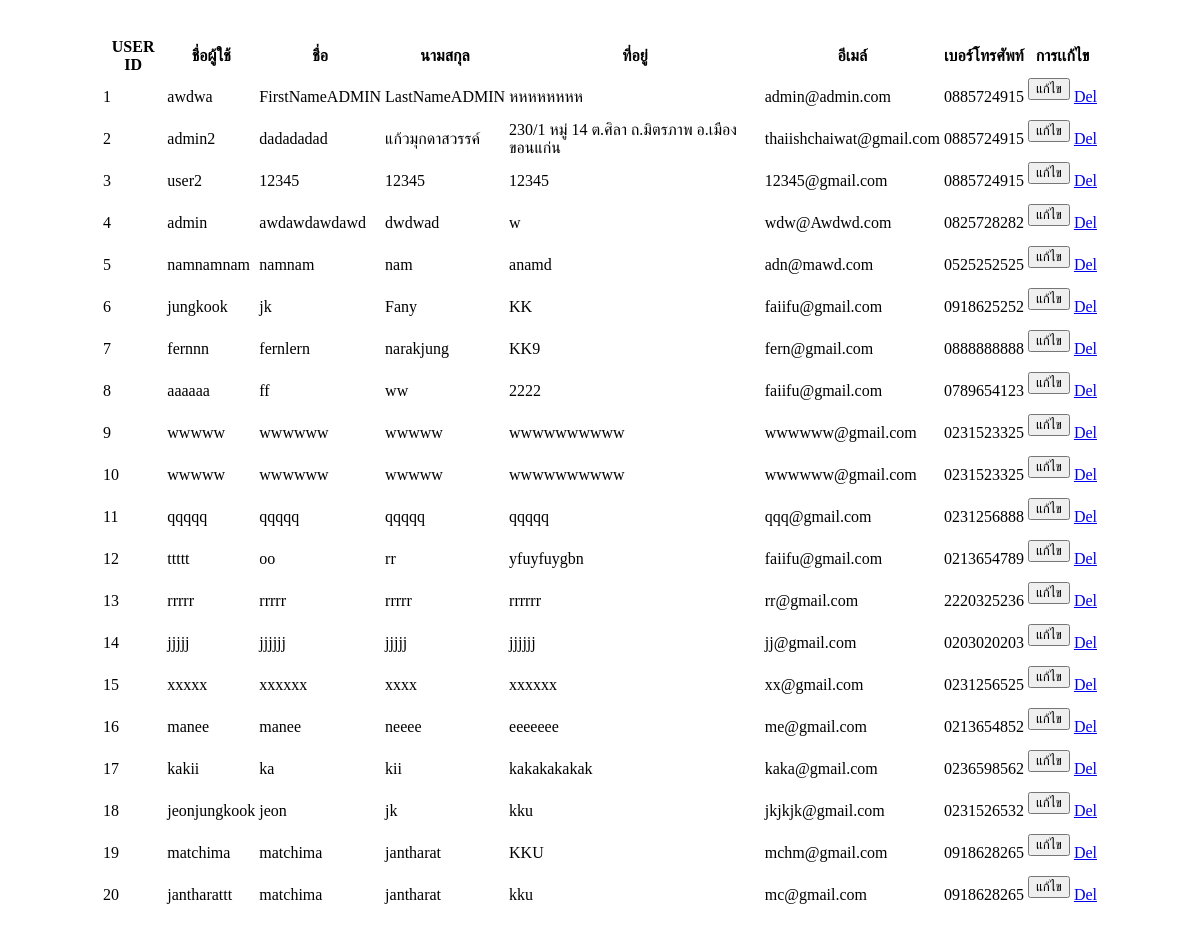
Page /Authentication/list_user.php (signed in) on the earlier database version.
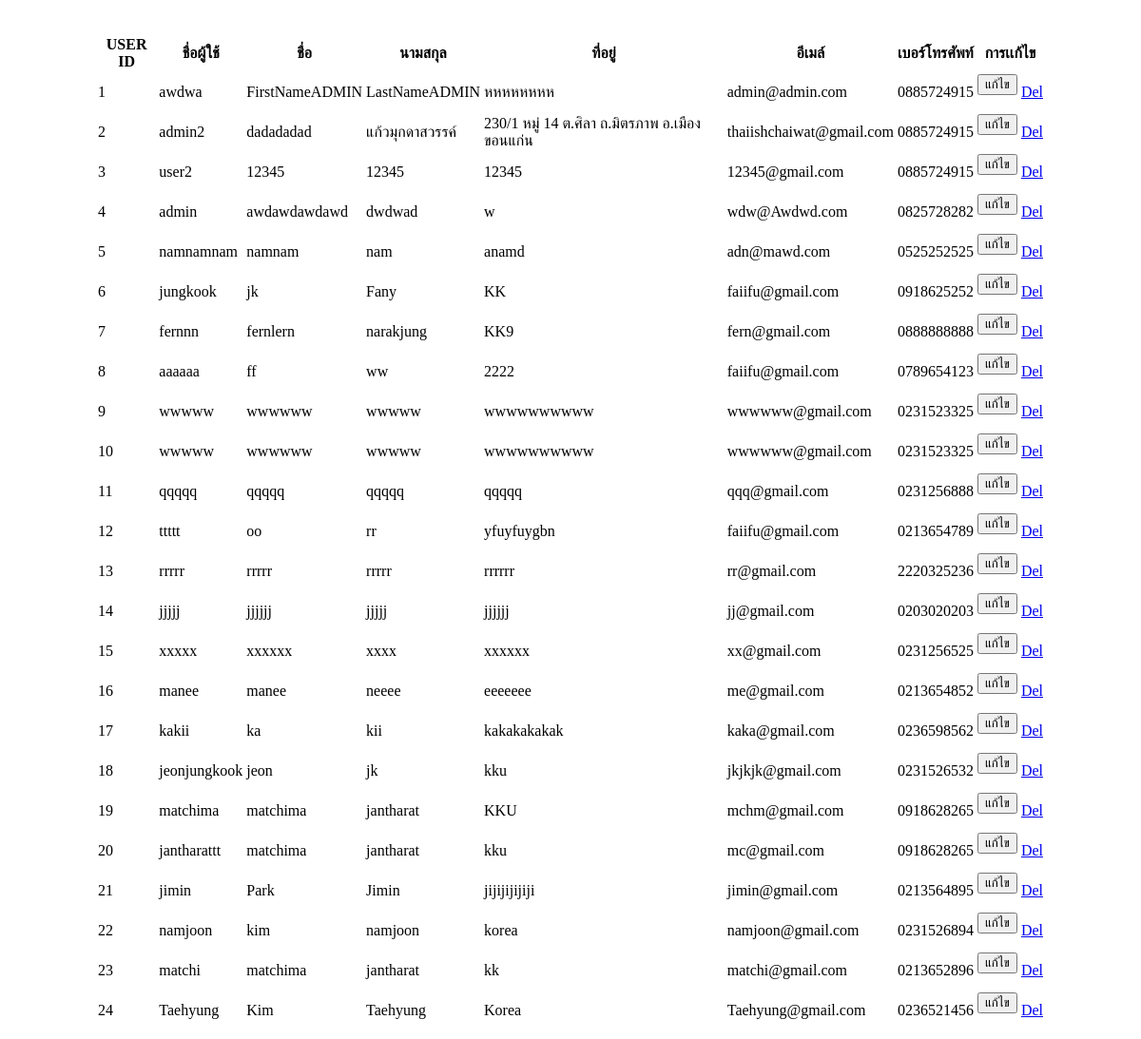
Same page on the later database version.
### tables this page shows
CREATE TABLE `user` (
  `User_ID` int(11) NOT NULL,
  `Username` varchar(20) NOT NULL,
  `Password` varchar(80) NOT NULL,
  `User_fname` varchar(30) NOT NULL,
  `User_lname` varchar(30) NOT NULL,
  `User_add` varchar(50) NOT NULL,
  `User_email` varchar(30) NOT NULL,
  `User_tel` varchar(10) NOT NULL,
  `UserType_ID` int(11) NOT NULL
);

### Authentication/list_user.php (the view, shortened to what this page needs)
<?php include "../connect.php" ?>
<html>
<head>
                        </head>
<body >
    <?php if($_SESSION["UserType_ID"]=='2') { ?>
<div class="container ">
                        <table width="1000"  height="200" style="margin-top: 35px;" border="0" align="center" class="table-striped jumbotron font2 ">
                             <tr >
                                <th>USER ID</th>
                                <th>ชื่อผู้ใช้</th>
                                <th>ชื่อ</th>
                                <th>นามสกุล</th>
                                <th>ที่อยู่</th>
                                <th>อีเมล์</th>
                                <th>เบอร์โทรศัพท์</th>
                                <th colspan="2">การเเก้ไข</th>
                            </tr>
                                        <?php
                                        $stmt = $pdo->prepare("SELECT * from user ORDER BY User_ID ");
                                        $stmt->execute();
                                        while ($row = $stmt->fetch()) {
                                        ?>
                                <tr>
                                    <td><?=$row["User_ID"]?></td>
                                    <td><?=$row["Username"]?></td>
                                    <td><?=$row["User_fname"]?></td>
                                    <td><?=$row["User_lname"]?></td>
                                    <td><?=$row["User_add"]?></td>
                                    <td><?=$row["User_email"]?></td>
                                    <td><?=$row["User_tel"]?></td>
                                    <td >
                                      <form method="post" action="edit_Mul_User.php" >
                                        <input type="submit" class="btn btn-warning" value="แก้ไข">
                                      </form>
                                      </td>
                                       <td >
                                      <a href="#"  class="btn btn-danger" onclick='confirmDelete(<?=$row["User_ID"]?>);'>
                                             Del</a>
                                     </td>
                                </tr>
                                <?php
                                }
                                ?>
</table>
<?php
}
else {
  echo "กรุณาเข้าสู่ผู้ดูแลระบบ";
}
?>
</div>
</body>
</html>

Differences in the rows shown:
added user: User_ID "21", Username "jimin", User_fname "Park", User_lname "Jimin", User_add "jijijijijiji", User_email "jimin@gmail.com", User_tel "0213564895"
added user: User_ID "22", Username "namjoon", User_fname "kim", User_lname "namjoon", User_add "korea", User_email "namjoon@gmail.com", User_tel "0231526894"
added user: User_ID "23", Username "matchi", User_fname "matchima", User_lname "jantharat", User_add "kk", User_email "matchi@gmail.com", User_tel "0213652896"
added user: User_ID "24", Username "Taehyung", User_fname "Kim", User_lname "Taehyung", User_add "Korea", User_email "Taehyung@gmail.com", User_tel "0236521456"
